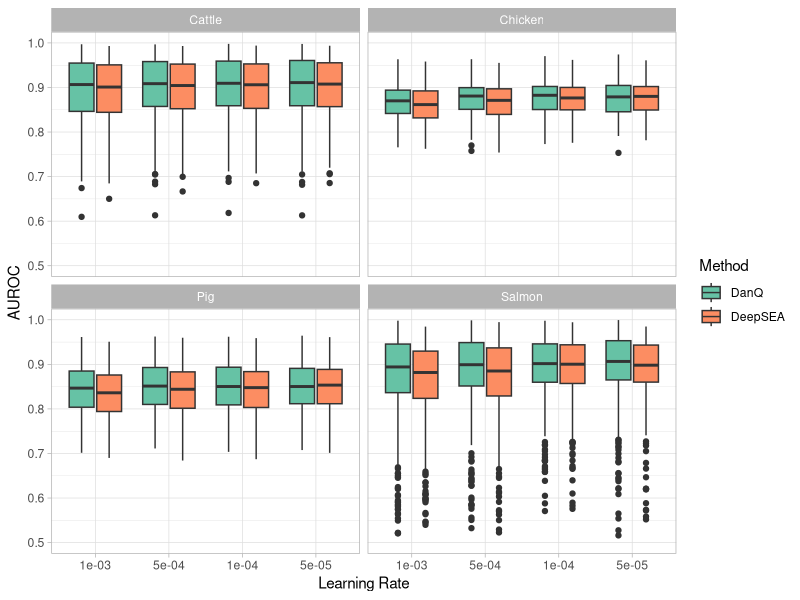
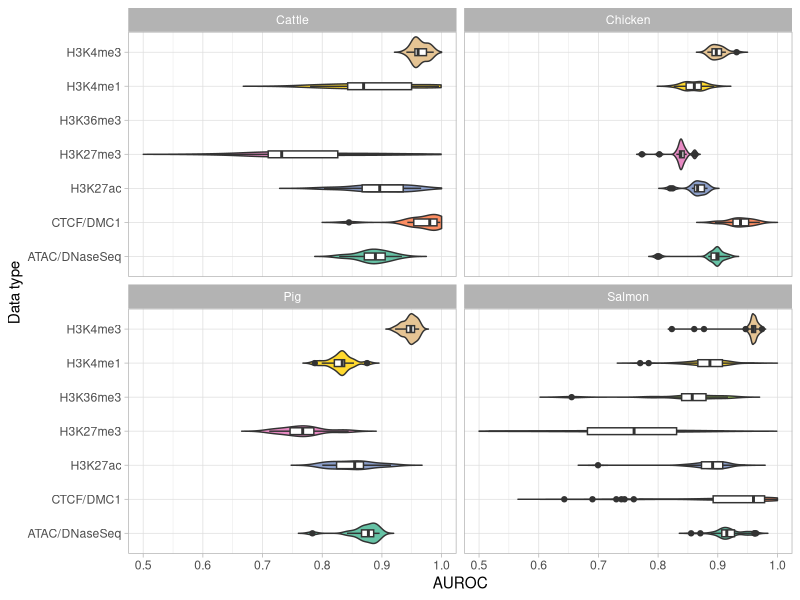

Source code (R) for these figures, in order:
setwd('/Users/datn/research/DL_paper_final')
require(data.table)
require(ggplot2)
library(dplyr)
library(tidyr)


df = fread('out_tables/model_performance.csv')
df = as.data.frame(df)
df$LR = as.character(df$LR)
df$LR[df$LR == "0.001"] = "1e-03"
df$LR = factor(df$LR, levels = c("1e-03", "5e-04", "1e-04", "5e-05"))




## supplement figures

## AUROC
auroc = ggplot(df, aes(x = LR, y = auroc, fill = Method)) +
  geom_boxplot() +
  facet_wrap(~Spec) +
  theme_light() +
  labs(x = "Learning Rate",
       y = "AUROC") +
  scale_y_continuous(limits = c(0.5, 1)) +
  scale_fill_brewer(palette = "Set2")

# Compute the median values
median_table_auroc <- df %>%
  group_by(LR, Method, Spec) %>%
  summarize(Median_AUROC = median(auroc, na.rm = TRUE)) %>%
  arrange(LR, Spec, Method)

# Display the table
print(median_table_auroc)


wide_median_table_auroc <- median_table_auroc %>%
  pivot_wider(names_from = Method, values_from = Median_AUROC) %>% arrange(Spec)


# Optionally save the table to a CSV file
write.csv(wide_median_table_auroc, "out_tables/Sup_Tab1_median_auroc.csv", row.names = FALSE)



best_lr <- median_table_auroc %>% 
  filter(Method == "DanQ") %>%
  group_by(Spec) %>%
  filter(Median_AUROC == max(Median_AUROC)) %>%
  arrange(Spec)


write.csv(best_lr, "out_tables/Sup_Tab2_best_LR_DanQ.csv", row.names = FALSE)


### export figs


pdf("out_figs/Fig2.pdf", width = 8, height = 5.5)
auroc
dev.off()




# ### DanQ performance
# pick = df$Method == 'DanQ'
# f1 = ggplot(df[pick,], aes(x = auroc, y = LR, fill = LR)) +
#   geom_violin(trim=FALSE) +
#   geom_boxplot(width=0.2, fill="white")+
#   facet_wrap(~Spec) +
#   theme_light() +
#   labs(y = "Learning Rate",
#        x = "AUROC") +
#   scale_x_continuous(limits = c(0.5, 1)) +
#   scale_fill_brewer(palette = "Set2") +
#   theme(legend.position = "none")



filter_dataframe <- function(df, LR, Method, Spec) {
  pick <- (df$LR == LR) & (df$Method == Method) & (df$Spec == Spec)
  return(df[pick, ])
}

df_best <- rbind(
  filter_dataframe(df, "5e-05", "DanQ", "Cattle"),
  filter_dataframe(df, "1e-04", "DanQ", "Chicken"),
  filter_dataframe(df, "5e-04", "DanQ", "Pig"),
  filter_dataframe(df, "5e-05", "DanQ", "Salmon")
)

### AUC by track types

f2 = ggplot(df_best, aes(y = Type, x = auroc, fill = Type)) +
  geom_violin(trim=FALSE) +
  geom_boxplot(width=0.2, fill="white")+
  facet_wrap(~Spec) +
  theme_light() +
  labs(x = "AUROC",
       y = "Data type") +
  scale_x_continuous(limits = c(0.5, 1)) +
  scale_fill_brewer(palette = "Set2") +
  theme(legend.position = "none")


## export figures

# pdf("out_figs/Sup_Fig1.pdf", width = 8, height = 5.5)
# f1
# dev.off()

pdf("out_figs/Sup_Fig1.pdf", width = 8, height = 5.5)
f2
dev.off()


